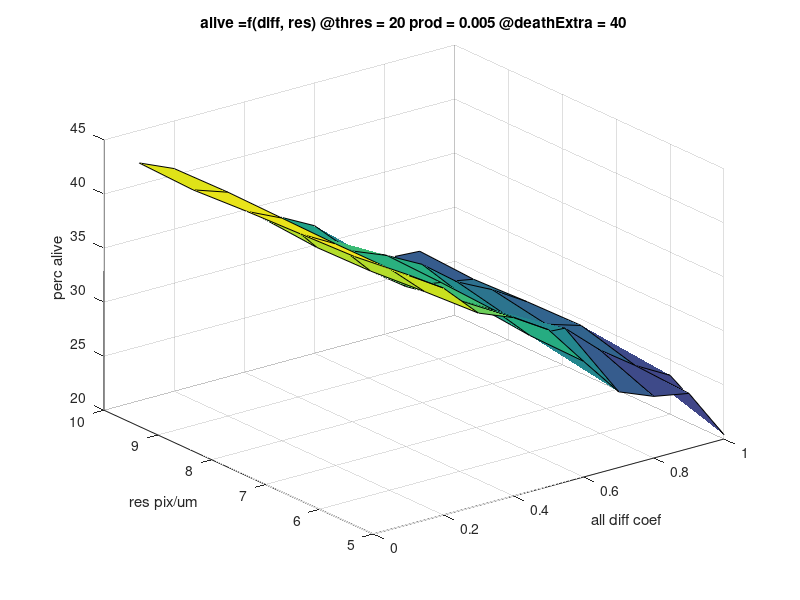

This figure's MATLAB source:
z = [
    43.10%
42.50%
42.30%
42.10%
41.80%
42.00%
41.00%
40.50%
40.50%
40.60%
40.70%
40.60%
37.80%
37.50%
37.10%
37.00%
37.40%
37.30%
36.50%
35.80%
34.80%
35.80%
35.40%
35.20%
34.50%
34.00%
34.30%
34.50%
33.20%
33.50%
30.70%
30.80%
31.30%
32.80%
30.60%
31.80%
27.00%
30.60%
29.20%
30.30%
28.60%
28.50%
25.70%
27.70%
27.80%
28.70%
27.10%
27.00%
25.10%
25.40%
26.80%
26.70%
26.50%
26.80%
20.40%
23.60%
22.90%
21.70%
23.90%
21.50%

];

xdimsize = 10;
ydimsize = 6;

x = linspace(0.1, 1,xdimsize);
y = linspace(5, 10, ydimsize);
[X,Y]=meshgrid(x,y);
Z = reshape(z, [ydimsize xdimsize]);
figure; surf(X, Y , Z);
xlabel('all diff coef'); ylabel('res pix/um'); zlabel('perc alive');
title('alive =f(diff, res) @thres = 20 prod = 0.005 @deathExtra = 40');